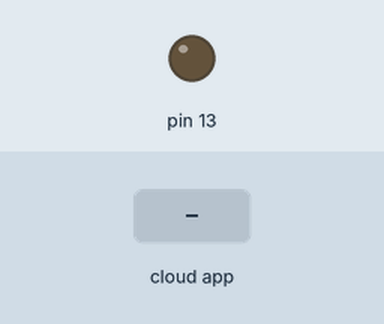
A sketch run on a simulated Arduino Uno, built with avr-gcc and run on an emulated ATmega328P. On the bench: output pins drawn as LEDs (lit = HIGH). The inputs (shaded band) are chosen by the test bench. The ROS host is connected and sends only what is stated.

Above: at 1.2 s.
1.3 s: the phone or cloud app sets led to 1
At 2.4 s:
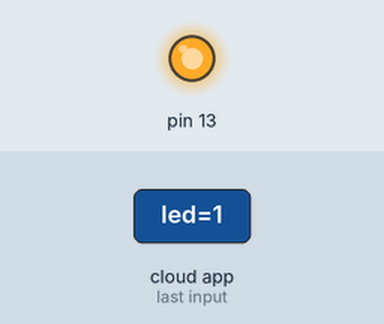
2.8 s: the phone or cloud app sets led to 0
At 3.6 s:
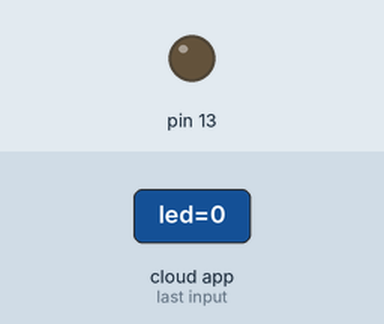
Timing chart, 0 to 5.8 s (numbered marks = the images above; inputs shaded):
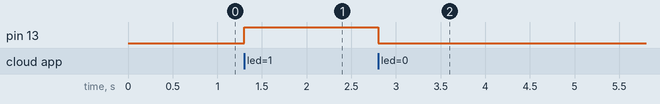

The sketch:

arduino_blink.ino
```cpp
#include <ros.h>
#include <std_msgs/Bool.h>
#include <std_msgs/String.h>

ros::NodeHandle node;
std_msgs::String chat;
ros::Publisher pub("arduino", &chat);

void ledCallback(const std_msgs::Bool &is_led_on){
  if (is_led_on.data) {
    digitalWrite(13, HIGH);
    chat.data = "led on!";
  } else {
    digitalWrite(13, LOW);
    chat.data = "led off!";
  }
  pub.publish(&chat);
}

ros::Subscriber<std_msgs::Bool> sub("led", &ledCallback);

void setup()
{
  pinMode(13, OUTPUT);
  node.initNode();
  node.subscribe(sub);
  node.advertise(pub);
}

void loop()
{
  node.spinOnce();
  delay(1);
}
```

Measured:
- after the input at 1.3 s, pin 13: LOW → HIGH at once
- after the input at 2.8 s, pin 13: HIGH → LOW at once
